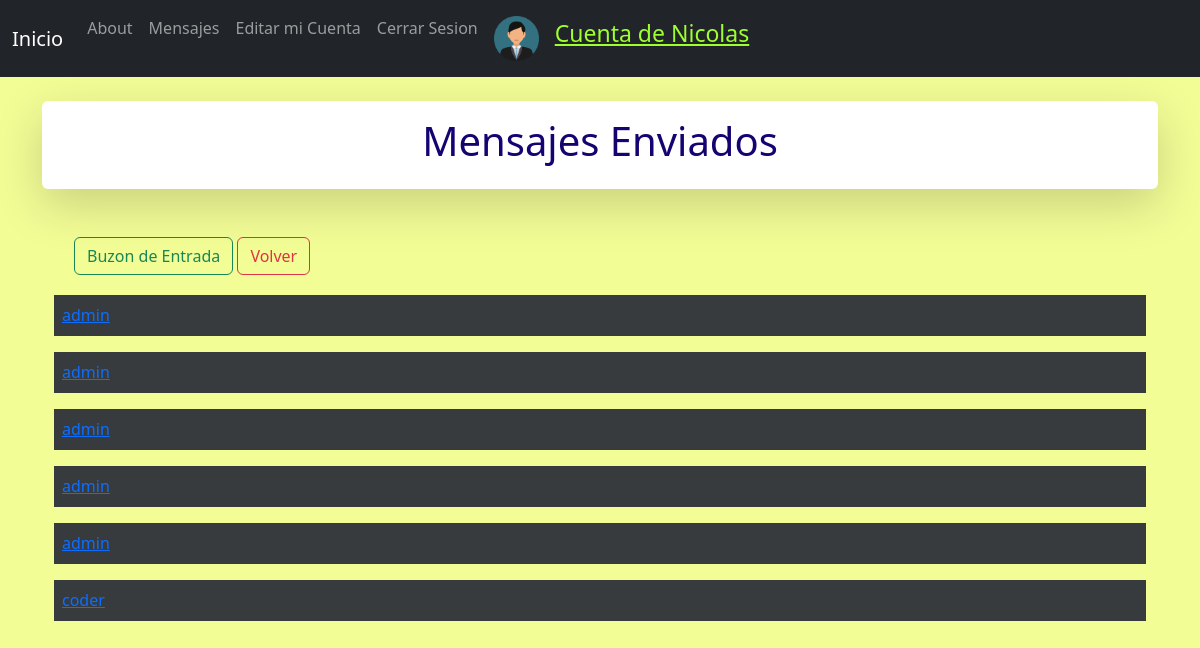
The page /AppMensajeria/buzonSalida/4 (signed in) on the database as committed earlier.
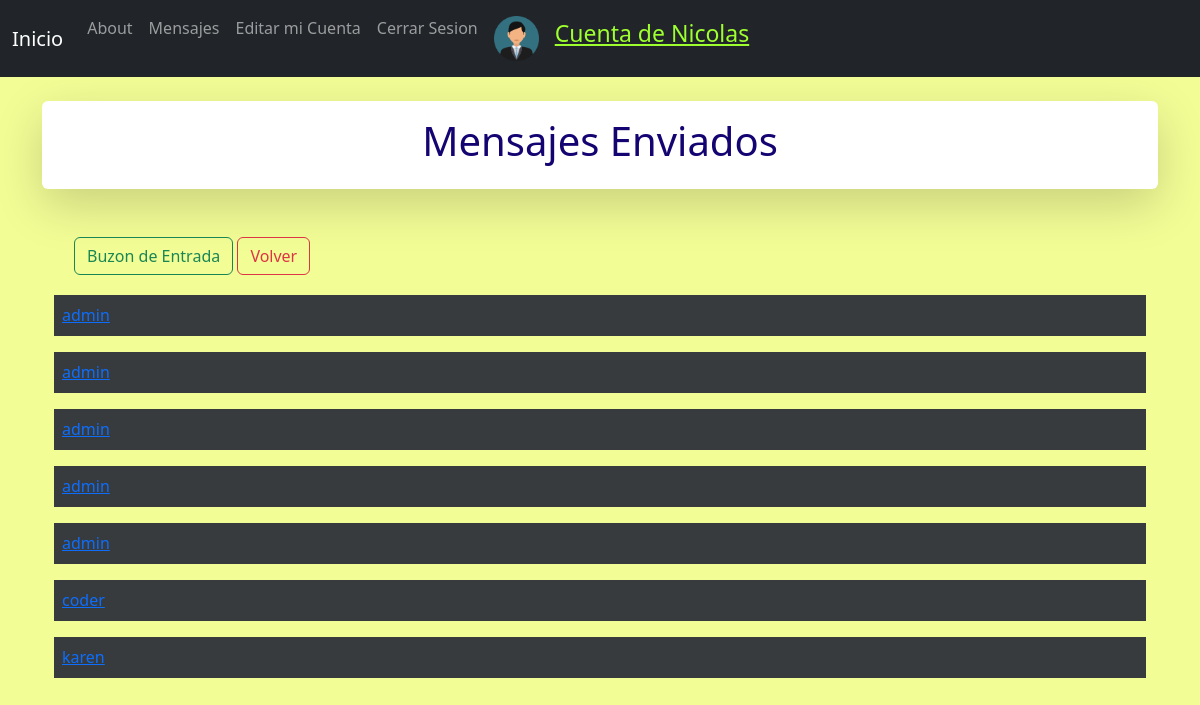
The same page on the database as committed later.
### AppMensajeria/models.py (models this page shows, shortened)
class Mensaje(models.Model):
    emisor = models.ForeignKey(
        settings.AUTH_USER_MODEL,
        on_delete=models.CASCADE,
        related_name='emisor',
    )
    receptor = models.ForeignKey(
        settings.AUTH_USER_MODEL,
        on_delete=models.CASCADE,
        related_name='receptor',
    )
    texto = models.TextField()

### AppMensajeria/views.py (the view)
# urls.py: path('buzonSalida/<id>', views.buzonSalida, name='buzonSalida'),
def buzonSalida(request,id):
    mensajes = Mensaje.objects.filter(emisor=id)
    return render(request, 'buzonSalida.html',{'mensajes':mensajes,'avatar':getAvatar(request)})

### appBlog/views.py (called while the page is built)
def getAvatar(request):
    lista = Avatar.objects.filter(user=request.user.id)
    if len(lista)!=0:
        imagen=lista[0].imagen.url
    else:
        imagen=''
    return imagen

### AppMensajeria/templates/buzonSalida.html (shortened to what this page needs)
{% extends 'base.html' %}
{% block content %}
    <div class="shadow-lg p-3 mb-5 bg-body rounded">
        <h1 style="text-align: center;">Mensajes Enviados</h1>
    </div>
    <div class="container" style="margin: 20px">
        <a class="btn btn-outline-success" href="{% url 'buzonEntrada' user.id %}">Buzon de Entrada</a>
        <a class="btn btn-outline-danger" href="{% url 'enviarMensaje' %}">Volver</a>
    </div>
    {% if mensajes %}
        {% for mensaje in mensajes %}
        <div class="container">
            <table class="table table-dark">
                    <td colspan="2" class="table-active"><a href="{% url 'mensajeCompleto' mensaje.id %}">{{mensaje.receptor}}</a></td>
            </table>
        </div>
        {% endfor %}
    {% else %}
        <h2>No hay mensajes recibidos</h2>
    {% endif %}
{% endblock %}

Rows that differ between the two databases and show on the page:
added Mensaje: receptor "karen"
